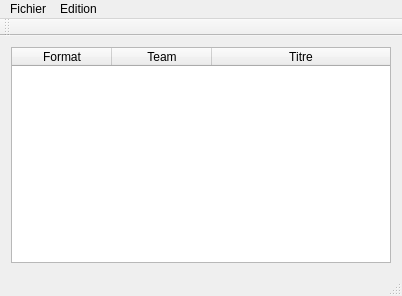
<?xml version="1.0" encoding="UTF-8"?>
<ui version="4.0">
 <class>mainWindow</class>
 <widget class="QMainWindow" name="mainWindow">
  <property name="geometry">
   <rect>
    <x>0</x>
    <y>0</y>
    <width>402</width>
    <height>296</height>
   </rect>
  </property>
  <property name="windowTitle">
   <string>mainWindow</string>
  </property>
  <widget class="QWidget" name="centralWidget">
   <layout class="QVBoxLayout" name="verticalLayout">
    <item>
     <widget class="QTableWidget" name="tableEntry">
      <property name="editTriggers">
       <set>QAbstractItemView::NoEditTriggers</set>
      </property>
      <property name="alternatingRowColors">
       <bool>true</bool>
      </property>
      <property name="selectionMode">
       <enum>QAbstractItemView::SingleSelection</enum>
      </property>
      <property name="sortingEnabled">
       <bool>false</bool>
      </property>
      <attribute name="horizontalHeaderStretchLastSection">
       <bool>true</bool>
      </attribute>
      <attribute name="verticalHeaderVisible">
       <bool>false</bool>
      </attribute>
      <attribute name="verticalHeaderStretchLastSection">
       <bool>false</bool>
      </attribute>
      <column>
       <property name="text">
        <string>Format</string>
       </property>
      </column>
      <column>
       <property name="text">
        <string>Team</string>
       </property>
      </column>
      <column>
       <property name="text">
        <string>Titre</string>
       </property>
      </column>
     </widget>
    </item>
   </layout>
  </widget>
  <widget class="QMenuBar" name="menuBar">
   <property name="geometry">
    <rect>
     <x>0</x>
     <y>0</y>
     <width>402</width>
     <height>21</height>
    </rect>
   </property>
   <widget class="QMenu" name="menuFichier">
    <property name="title">
     <string>Fichier</string>
    </property>
    <addaction name="actionV_rifier"/>
    <addaction name="actionR_sultats"/>
    <addaction name="actionMini"/>
    <addaction name="separator"/>
    <addaction name="actionQuitter"/>
   </widget>
   <widget class="QMenu" name="menuEdition">
    <property name="title">
     <string>Edition</string>
    </property>
    <addaction name="actionAjouter_une_entr_e"/>
    <addaction name="actionEditer_l_entr_e"/>
    <addaction name="actionSupprimer_l_entr_e"/>
    <addaction name="actionPreferences"/>
   </widget>
   <addaction name="menuFichier"/>
   <addaction name="menuEdition"/>
  </widget>
  <widget class="QToolBar" name="mainToolBar">
   <attribute name="toolBarArea">
    <enum>TopToolBarArea</enum>
   </attribute>
   <attribute name="toolBarBreak">
    <bool>false</bool>
   </attribute>
  </widget>
  <widget class="QStatusBar" name="statusBar"/>
  <action name="actionAjouter_une_entr_e">
   <property name="icon">
    <iconset resource="rc.qrc">
     <normaloff>:/rc/add</normaloff>:/rc/add</iconset>
   </property>
   <property name="text">
    <string>Ajouter une entrée</string>
   </property>
   <property name="shortcut">
    <string>Ctrl+A</string>
   </property>
  </action>
  <action name="actionSupprimer_l_entr_e">
   <property name="icon">
    <iconset resource="rc.qrc">
     <normaloff>:/rc/delete</normaloff>:/rc/delete</iconset>
   </property>
   <property name="text">
    <string>Supprimer l'entrée</string>
   </property>
   <property name="shortcut">
    <string>Ctrl+D</string>
   </property>
  </action>
  <action name="actionEditer_l_entr_e">
   <property name="icon">
    <iconset resource="rc.qrc">
     <normaloff>:/rc/edit</normaloff>:/rc/edit</iconset>
   </property>
   <property name="text">
    <string>Editer l'entrée</string>
   </property>
  </action>
  <action name="actionV_rifier">
   <property name="icon">
    <iconset resource="rc.qrc">
     <normaloff>:/rc/check</normaloff>:/rc/check</iconset>
   </property>
   <property name="text">
    <string>Vérifier</string>
   </property>
   <property name="shortcut">
    <string>Ctrl+I</string>
   </property>
  </action>
  <action name="actionMini">
   <property name="icon">
    <iconset resource="rc.qrc">
     <normaloff>:/rc/mini</normaloff>:/rc/mini</iconset>
   </property>
   <property name="text">
    <string>Mini</string>
   </property>
   <property name="shortcut">
    <string>Ctrl+M</string>
   </property>
  </action>
  <action name="actionQuitter">
   <property name="icon">
    <iconset resource="rc.qrc">
     <normaloff>:/rc/quit</normaloff>:/rc/quit</iconset>
   </property>
   <property name="text">
    <string>Quitter</string>
   </property>
   <property name="shortcut">
    <string>Ctrl+Q</string>
   </property>
  </action>
  <action name="actionR_sultats">
   <property name="icon">
    <iconset resource="rc.qrc">
     <normaloff>:/rc/result</normaloff>:/rc/result</iconset>
   </property>
   <property name="text">
    <string>Résultats</string>
   </property>
   <property name="shortcut">
    <string>Ctrl+R</string>
   </property>
  </action>
  <action name="actionPreferences">
   <property name="icon">
    <iconset resource="rc.qrc">
     <normaloff>:/rc/pref</normaloff>:/rc/pref</iconset>
   </property>
   <property name="text">
    <string>Preferences</string>
   </property>
  </action>
 </widget>
 <layoutdefault spacing="6" margin="11"/>
 <resources>
  <include location="rc.qrc"/>
 </resources>
 <connections/>
</ui>
